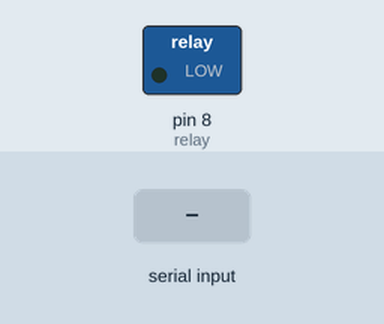
Bench run of a sketch on a simulated Arduino Uno, built with avr-gcc and run on an emulated ATmega328P. Shown: switched loads named in the sketch (green lamp = pin HIGH). The inputs (shaded band) are chosen by the test bench.

Above: at 1.2 s.
1.3 s: "1" received over Serial
At 1.4 s:
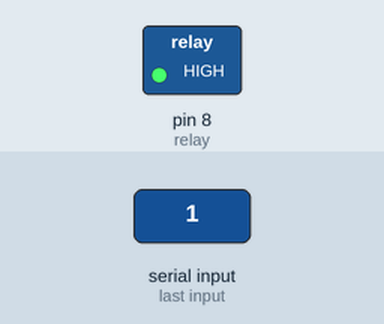
Timing chart, 0 to 4.3 s (numbered marks = the images above; inputs shaded):
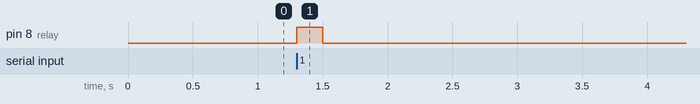

The sketch:

dicereader_relay_controller.ino
```cpp
// This is the sketch for the Arduino
// Relay pin is controlled with D8. The active wire is connected to Normally Closed and common
int relay = 8;
volatile byte relayState = LOW;

void setup() {
  pinMode(relay, OUTPUT);
  Serial.begin( 9600 );
}

void loop() {
  if (Serial.available()>0) {
    if (Serial.read() == '1') {
      digitalWrite(relay, HIGH);
      delay(200);
    } else
    {
      digitalWrite(relay, LOW);
    }
  }
  digitalWrite(relay, LOW);
}
```

Measured:
- after the input at 1.3 s, pin 8 (relay): LOW → HIGH at once, → LOW 0.20 s later
